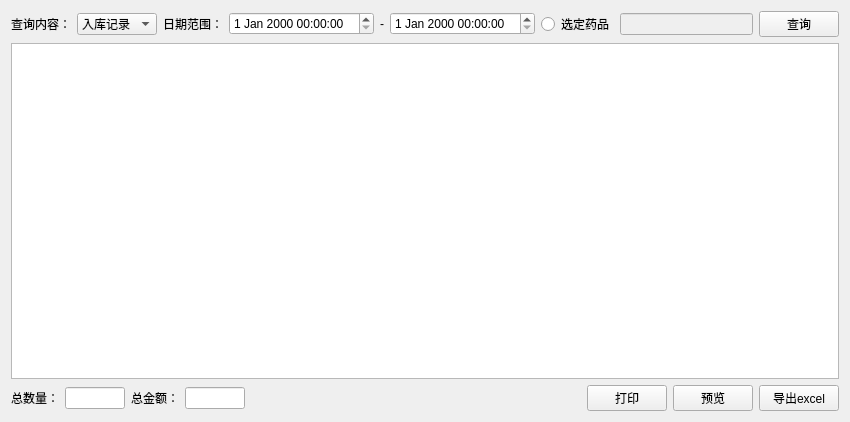
<?xml version="1.0" encoding="UTF-8"?>
<ui version="4.0">
 <class>DrugStatistics</class>
 <widget class="QWidget" name="DrugStatistics">
  <property name="geometry">
   <rect>
    <x>0</x>
    <y>0</y>
    <width>850</width>
    <height>422</height>
   </rect>
  </property>
  <property name="windowTitle">
   <string>DrugStatistics</string>
  </property>
  <layout class="QVBoxLayout" name="verticalLayout">
   <item>
    <layout class="QHBoxLayout" name="horizontalLayout">
     <item>
      <widget class="QLabel" name="label_9">
       <property name="sizePolicy">
        <sizepolicy hsizetype="Fixed" vsizetype="Preferred">
         <horstretch>0</horstretch>
         <verstretch>0</verstretch>
        </sizepolicy>
       </property>
       <property name="text">
        <string>查询内容：</string>
       </property>
      </widget>
     </item>
     <item>
      <widget class="QComboBox" name="comboBox_find">
       <property name="enabled">
        <bool>true</bool>
       </property>
       <property name="sizePolicy">
        <sizepolicy hsizetype="Expanding" vsizetype="Fixed">
         <horstretch>0</horstretch>
         <verstretch>0</verstretch>
        </sizepolicy>
       </property>
       <property name="maximumSize">
        <size>
         <width>80</width>
         <height>16777215</height>
        </size>
       </property>
       <item>
        <property name="text">
         <string>入库记录</string>
        </property>
       </item>
       <item>
        <property name="text">
         <string>退货记录</string>
        </property>
       </item>
       <item>
        <property name="text">
         <string>销售调拨记录</string>
        </property>
       </item>
       <item>
        <property name="text">
         <string>仓库调拨记录</string>
        </property>
       </item>
       <item>
        <property name="text">
         <string>调价记录</string>
        </property>
       </item>
       <item>
        <property name="text">
         <string>盈亏损益</string>
        </property>
       </item>
      </widget>
     </item>
     <item>
      <widget class="QLabel" name="label">
       <property name="text">
        <string>日期范围：</string>
       </property>
      </widget>
     </item>
     <item>
      <widget class="QDateTimeEdit" name="dateTimeEdit_1">
       <property name="maximumSize">
        <size>
         <width>180</width>
         <height>16777215</height>
        </size>
       </property>
      </widget>
     </item>
     <item>
      <widget class="QLabel" name="label_2">
       <property name="text">
        <string>-</string>
       </property>
      </widget>
     </item>
     <item>
      <widget class="QDateTimeEdit" name="dateTimeEdit_2">
       <property name="maximumSize">
        <size>
         <width>180</width>
         <height>16777215</height>
        </size>
       </property>
      </widget>
     </item>
     <item>
      <widget class="QRadioButton" name="radioButton">
       <property name="text">
        <string>选定药品</string>
       </property>
      </widget>
     </item>
     <item>
      <widget class="QLineEdit" name="lineEdit_DrugName">
       <property name="enabled">
        <bool>false</bool>
       </property>
      </widget>
     </item>
     <item>
      <widget class="QPushButton" name="findButton">
       <property name="text">
        <string>查询</string>
       </property>
      </widget>
     </item>
    </layout>
   </item>
   <item>
    <widget class="QTableWidget" name="tableWidget"/>
   </item>
   <item>
    <layout class="QHBoxLayout" name="horizontalLayout_2">
     <item>
      <widget class="QLabel" name="label_5">
       <property name="text">
        <string>总数量：</string>
       </property>
      </widget>
     </item>
     <item>
      <widget class="QLineEdit" name="lineEdit_TotalNum">
       <property name="maximumSize">
        <size>
         <width>60</width>
         <height>16777215</height>
        </size>
       </property>
      </widget>
     </item>
     <item>
      <widget class="QLabel" name="label_6">
       <property name="text">
        <string>总金额：</string>
       </property>
      </widget>
     </item>
     <item>
      <widget class="QLineEdit" name="lineEdit_TotalPrice">
       <property name="maximumSize">
        <size>
         <width>60</width>
         <height>16777215</height>
        </size>
       </property>
      </widget>
     </item>
     <item>
      <spacer name="horizontalSpacer">
       <property name="orientation">
        <enum>Qt::Horizontal</enum>
       </property>
       <property name="sizeHint" stdset="0">
        <size>
         <width>40</width>
         <height>20</height>
        </size>
       </property>
      </spacer>
     </item>
     <item>
      <widget class="QPushButton" name="printButton">
       <property name="text">
        <string>打印</string>
       </property>
      </widget>
     </item>
     <item>
      <widget class="QPushButton" name="previewButton">
       <property name="text">
        <string>预览</string>
       </property>
      </widget>
     </item>
     <item>
      <widget class="QPushButton" name="excelButton">
       <property name="text">
        <string>导出excel</string>
       </property>
      </widget>
     </item>
    </layout>
   </item>
  </layout>
 </widget>
 <layoutdefault spacing="6" margin="11"/>
 <resources/>
 <connections/>
</ui>
